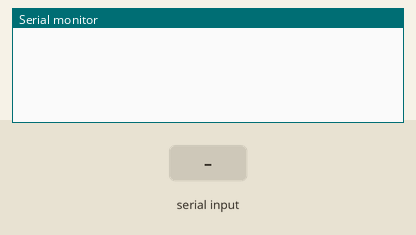
Bench run of a sketch on a simulated Arduino Uno, built with avr-gcc and run on an emulated ATmega328P. Shown: the last lines printed to the serial monitor. Inputs (shaded band) come from the test bench.

Above: at 1.2 s.
1.3 s: "1\n" received over Serial
At 1.9 s:
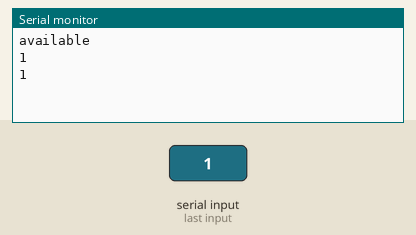
2.8 s: "0\n" received over Serial
At 4.0 s:
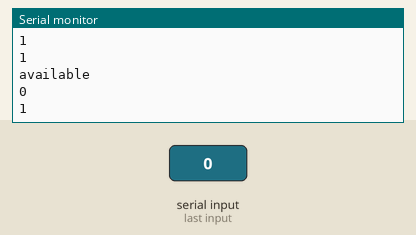
4.3 s: "2\n" received over Serial
At 5.4 s:
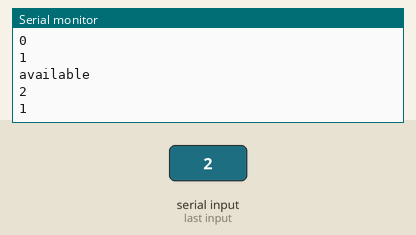
Timing chart, 0 to 7.3 s (numbered marks = the images above; inputs shaded):
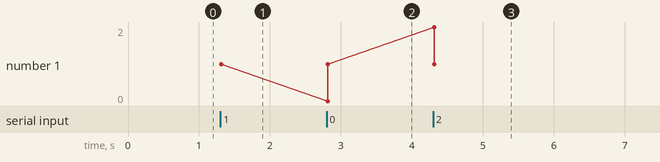

Measured:
- after the input at 1.3 s, the serial monitor: prints a new line at once (image 1)
- after the input at 2.8 s, the serial monitor: prints a new line at once (image 2)
- after the input at 4.3 s, the serial monitor: prints a new line at once (image 3)

The sketch:

sketch_aug06e.ino
```cpp
void setup() {
  Serial.begin(9600);
}
void loop() {
  String msgRead;

  if(Serial.available() > 0) {

   Serial.println("available");

   msgRead = Serial.readStringUntil('\n'); // '\n'まで文字列を読み込む

   Serial.println(msgRead);

   Serial.println(msgRead.length());

 }
}
```
